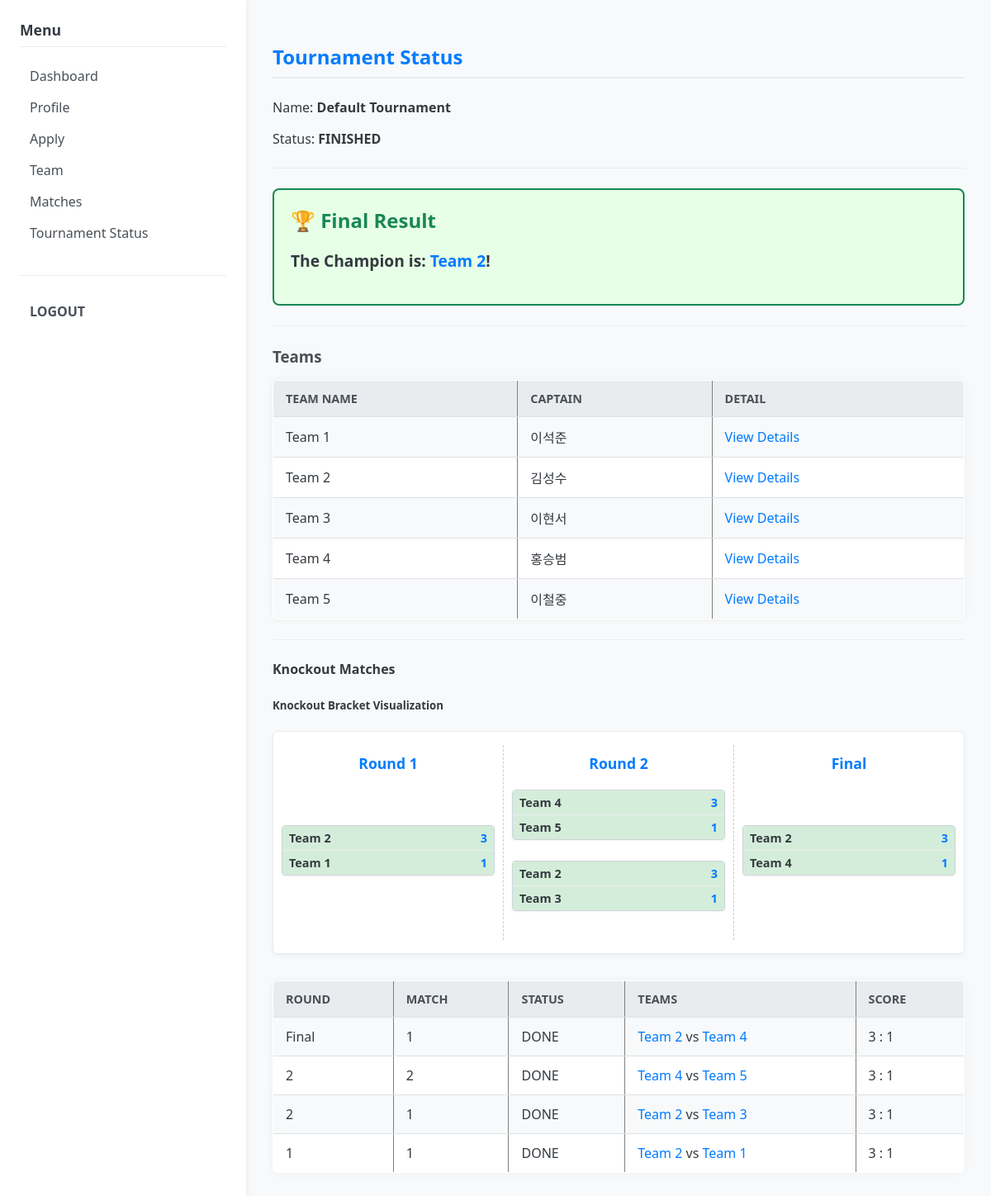
/user/tournament-status (signed in), run on the app's committed database.
### models.py (models this page shows)
class Tournament(db.Model):
    __tablename__ = "tournaments"
    id = db.Column(db.Integer, primary_key=True)
    name = db.Column(db.String(128), nullable=False)
    type = db.Column(db.String(16), default="KNOCKOUT") # 대회 방식: "KNOCKOUT", "LEAGUE", "LEAGUE_FINAL"
    status = db.Column(db.String(32), default="OPEN")  # OPEN, IN_PROGRESS, FINISHED
    current_stage = db.Column(db.String(16), default="LEAGUE") # 현재 단계: LEAGUE, PLAYOFF, FINAL 등
    created_at = db.Column(db.DateTime, default=datetime.utcnow)
    participants = db.relationship("Participant", back_populates="tournament")
    teams = db.relationship("Team", back_populates="tournament")

class Team(db.Model):
    __tablename__ = "teams"
    id = db.Column(db.Integer, primary_key=True)
    name = db.Column(db.String(64), nullable=False)
    tournament_id = db.Column(db.Integer, db.ForeignKey("tournaments.id"), nullable=False)
    captain_user_id = db.Column(db.Integer, db.ForeignKey("users.id"))
    tournament = db.relationship("Tournament", back_populates="teams")
    members = db.relationship("TeamMember", back_populates="team")
    captain = db.relationship("User", foreign_keys=[captain_user_id])

class User(db.Model):
    __tablename__ = "users"
    id = db.Column(db.Integer, primary_key=True)
    username = db.Column(db.String(64), unique=True, nullable=False)
    password_hash = db.Column(db.String(128), nullable=False)
    role = db.Column(db.String(50), default="USER")  # USER, ADMIN
    approval_status = db.Column(db.String(16), default="PENDING") # PENDING, APPROVED, REJECTED
    student_id = db.Column(db.String(20))      # 학번
    real_name = db.Column(db.String(64))       # 이름
    summoner_riot_id = db.Column(db.String(64))  # "닉네임#태그" 형식 (예: Clyde00#KR1)
    puuid = db.Column(db.String(128))
    tier = db.Column(db.String(32))
    solo_tier = db.Column(db.String(32))  # 예: "PLATINUM IV"
    flex_tier = db.Column(db.String(32))  # 예: "GOLD III"
    actual_score = db.Column(db.Integer)  # 관리자 입력 실제 점수
    primary_role = db.Column(db.String(16))
    secondary_role1 = db.Column(db.String(16))
    secondary_role2 = db.Column(db.String(16))
    created_at = db.Column(db.DateTime, default=datetime.utcnow)
    participants = db.relationship("Participant", back_populates="user")

class Match(db.Model):
    __tablename__ = "matches"
    id = db.Column(db.Integer, primary_key=True)
    tournament_id = db.Column(db.Integer, db.ForeignKey("tournaments.id"), nullable=False)
    stage = db.Column(db.String(16), default="LEAGUE")  # LEAGUE / PLAYOFF / FINAL
    round_no = db.Column(db.Integer)    # 라운드 번호(1,2,3,...)
    match_no = db.Column(db.Integer)    # 해당 라운드 내 경기 번호
    team1_id = db.Column(db.Integer, db.ForeignKey("teams.id"), nullable=False)
    team2_id = db.Column(db.Integer, db.ForeignKey("teams.id"), nullable=False)
    scheduled_at = db.Column(db.DateTime)
    status = db.Column(db.String(16), default="SCHEDULED")  # SCHEDULED / DONE
    team1_score = db.Column(db.Integer)
    team2_score = db.Column(db.Integer)
    winner_team_id = db.Column(db.Integer, db.ForeignKey("teams.id"))
    tournament = db.relationship("Tournament")
    team1 = db.relationship("Team", foreign_keys=[team1_id])
    team2 = db.relationship("Team", foreign_keys=[team2_id])
    winner_team = db.relationship("Team", foreign_keys=[winner_team_id])

### app.py (the view)
@app.route("/user/tournament-status")
@login_required(role="USER")
def user_tournament_status():
    tournament = Tournament.query.first()
    teams = []
    league_standings = None
    matches = []
    winner_team = None
    if tournament:
        teams = Team.query.filter_by(tournament_id=tournament.id).all()
        if tournament.type in ("LEAGUE", "LEAGUE_FINAL"):
            league_standings = calculate_league_standings(tournament)
        if tournament.type == "KNOCKOUT":
            matches = Match.query.filter_by(tournament_id=tournament.id).order_by(
                Match.round_no.desc(), Match.match_no.desc()
            ).all()
        if tournament.status == "FINISHED":
            winner_team = calculate_tournament_winner(tournament)
    return render_template(
        "user/tournament_status.html",
        tournament=tournament,
        teams=teams,
        league_standings=league_standings, # 템플릿에 전달
        matches=matches,                   # 템플릿에 전달
        winner_team=winner_team,           # 템플릿에 전달
    )

### app.py (called while the page is built)
def current_user():
    user_id = session.get("user_id")
    if not user_id:
        return None
    user = User.query.get(user_id)
    return user

def login_required(role=None):
    def decorator(fn):
        from functools import wraps
        @wraps(fn)
        def wrapper(*args, **kwargs):
            user = current_user()
            active_role = session.get("role")
            if not user or not active_role:
                return redirect(url_for("login_page"))
            if role and active_role != role:
                flash("Permission denied. You are logged in as " + active_role + ".")
                return redirect(url_for("login_page"))
            return fn(*args, **kwargs)
        return wrapper
    return decorator

def calculate_tournament_winner(tournament: Tournament) -> Team | None:
    if tournament.status != "FINISHED":
        return None
    if tournament.type in ("KNOCKOUT", "LEAGUE_FINAL"):
        final_match = Match.query.filter_by(
            tournament_id=tournament.id,
        ).filter(
            (Match.stage == "FINAL") | (Match.stage == "PLAYOFF")
        ).order_by(
            Match.round_no.desc(), Match.match_no.desc()
        ).first()
        if final_match and final_match.winner_team_id:
            return final_match.winner_team
        if tournament.type == "KNOCKOUT":
             pass # 현재 로직에서는 progress_tournament_if_needed가 FINISHED 상태로 만들 때 winner_team을 찾지 않으므로, 이 부분을 개선해야 함.
    elif tournament.type == "LEAGUE":
        standings = calculate_league_standings(tournament)
        if standings:
            return Team.query.get(standings[0]['team_id'])
    return None

@app.context_processor
def inject_helpers():
    return dict(
        calculate_estimated_score=calculate_estimated_score,
        get_user_score=get_user_score,
        get_member_weighted_score=get_member_weighted_score,
    )

### templates/user/tournament_status.html
{% extends "base.html" %}
{% block content %}
<h2>Tournament Status</h2>
{% if tournament %}
    <p>Name: <strong>{{ tournament.name }}</strong></p>
    <p>Status: <span style="font-weight: bold;">{{ tournament.status }}</span></p>
    <hr>
    {% if tournament.status == "FINISHED" %}
        <div class="finished-box">
            <h3>🏆 Final Result</h3>
            {% if winner_team %}
                <p style="font-size: 1.2em; font-weight: bold;">The Champion is: <a href="{{ url_for('team_detail', team_id=winner_team.id) }}">{{ winner_team.name }}</a>!</p>
            {% else %}
                <p>The winner is currently being confirmed.</p>
            {% endif %}
        </div>
        <hr>
    {% endif %}
    <h3>Teams</h3>
    {% if teams %}
        <table border="1" cellpadding="4">
            <tr>
                <th>Team Name</th>
                <th>Captain</th>
                <th>Detail</th>
            </tr>
            {% for team in teams %}
                <tr>
                    <td>{{ team.name }}</td>
                    <td>
                        {% if team.captain %}
                            {{ team.captain.real_name or team.captain.username }}
                        {% else %}
                            -
                        {% endif %}
                    </td>
                    <td>
                        <a href="{{ url_for('team_detail', team_id=team.id) }}">View Details</a>
                    </td>
                </tr>
            {% endfor %}
        </table>
        <hr>
        {% if tournament.type == "LEAGUE" or tournament.type == "LEAGUE_FINAL" %}
        <h4>League Standings</h4>
        {% if league_standings %}
        <table border="1" cellpadding="4" style="width: 100%;">
            <tr>
                <th>Rank</th>
                <th>Team</th>
                <th>Wins</th>
                <th>Losses</th>
                <th>Game Diff</th>
                <th>Points</th>
            </tr>
            {% for standing in league_standings %}
            <tr>
                <td>{{ loop.index }}</td>
                <td><a href="{{ url_for('team_detail', team_id=standing.team_id) }}">{{ standing.team_name }}</a></td>
                <td>{{ standing.W }}</td>
                <td>{{ standing.L }}</td>
                <td>{{ standing.GD }}</td>
                <td><strong>{{ standing.P }}</strong></td>
            </tr>
            {% endfor %}
        </table>
        {% else %}
            <p>League standings will appear once matches begin.</p>
        {% endif %}
        {% elif tournament.type == "KNOCKOUT" %}
            <h4>Knockout Matches</h4>
            {% if matches %}
            <div style="margin-top: 1.5rem;">
                <h5>Knockout Bracket Visualization</h5>
                {% set rounds = matches | groupby('round_no') | list %}
                {% set max_round_no = rounds[-1][0] if rounds else 0 %}
                <div class="bracket-container">
                    {% for round_no, round_matches in rounds %}
                    <div class="bracket-round">
                        <h4>
                            {% if round_no == max_round_no %}
                                Final
                            {% else %}
                                Round {{ round_no }}
                            {% endif %}
                        </h4>
                        <div class="match-group-wrapper"> {% for m in round_matches %}
                            {% set team1_is_winner = m.winner_team_id == m.team1_id %}
                            {% set team2_is_winner = m.team2_id == m.team2_id %}
                            <div class="bracket-match">
                                <div class="match-team {% if team1_is_winner %}winner{% elif m.status == "DONE" and not team1_is_winner %}loser{% endif %}">
                                    <span>{{ m.team1.name }}</span>
                                    {% if m.status == "DONE" %}
                                    <span class="score">{{ m.team1_score }}</span>
                                    {% endif %}
                                </div>
                                <div class="match-team {% if team2_is_winner %}winner{% elif m.status == "DONE" and not team2_is_winner %}loser{% endif %}">
                                    <span>{{ m.team2.name }}</span>
                                    {% if m.status == "DONE" %}
                                    <span class="score">{{ m.team2_score }}</span>
                                    {% endif %}
                                </div>
                            </div>
                        {% endfor %}
                        </div> </div>
                    {% endfor %}
                </div>
            </div>
            {% endif %}
            {% if matches %}
                <table border="1" cellpadding="4">
                    <tr>
                        <th>Round</th>
                        <th>Match</th>
                        <th>Status</th>
                        <th>Teams</th>
                        <th>Score</th>
                    </tr>
                    {% for m in matches %}
                    <tr>
                        <td>
                            {% if m.round_no == max_round_no %}
                                Final
                            {% else %}
                                {{ m.round_no }}
                            {% endif %}
                        </td>
                        <td>{{ m.match_no }}</td>
                        <td>{{ m.status }}</td>
                        <td>
                            <a href="{{ url_for('team_detail', team_id=m.team1_id) }}">{{ m.team1.name }}</a> vs
                            <a href="{{ url_for('team_detail', team_id=m.team2_id) }}">{{ m.team2.name }}</a>
                        </td>
                        <td>
                            {% if m.status == "DONE" %}
                                {{ m.team1_score }} : {{ m.team2_score }}
                            {% else %}
                                SCHEDULED
                            {% endif %}
                        </td>
                    </tr>
                    {% endfor %}
                </table>
            {% else %}
                <p>The knockout schedule has not been generated yet.</p>
            {% endif %}
        {% endif %}
    {% else %}
        <p>No teams generated yet.</p>
    {% endif %}
{% else %}
    <p>No tournament available.</p>
{% endif %}
{% endblock %}

### static/css/style.css (style rules this page uses)
body { font-family: 'Segoe UI', Tahoma, Geneva, Verdana, sans-serif; margin: 0; padding: 0; background-color: #f8f9fa; color: #343a40; }
h2 { color: #007bff; border-bottom: 2px solid #e9ecef; padding-bottom: 0.5rem; margin-bottom: 1.5rem; }
h3 { color: #495057; margin-top: 1.5rem; margin-bottom: 1rem; }
hr { border: none; border-top: 1px solid #e9ecef; margin: 1.5rem 0; }
table { width: 100%; border-collapse: collapse; margin-bottom: 1.5rem; background-color: #ffffff; box-shadow: 0 0 10px rgba(0, 0, 0, 0.05); border-radius: 6px; overflow: hidden; }
table th, table td { padding: 12px 15px; text-align: left; border-bottom: 1px solid #dee2e6; }
table th { background-color: #e9ecef; color: #495057; font-weight: 600; text-transform: uppercase; font-size: 0.9rem; }
table tr:last-child td { border-bottom: none; }
table tr:nth-child(even) { background-color: #f8f9fa; }
table a { color: #007bff; text-decoration: none; }
.finished-box { padding: 20px; border: 2px solid #198754; background-color: #e6ffe6; margin-bottom: 20px; border-radius: 8px; }
.finished-box h3 { margin-top: 0; color: #198754; font-size: 1.5rem; }
.finished-box a { color: #007bff; text-decoration: none; transition: color 0.2s; }
.bracket-container { display: flex; overflow-x: auto; padding: 1rem 0; margin-bottom: 2rem; background-color: #ffffff; border: 1px solid #e9ecef; border-radius: 6px; box-shadow: 0 2px 5px rgba(0, 0, 0, 0.05); }
.bracket-round { display: flex; flex-direction: column; justify-content: flex-start; flex-grow: 1; flex-basis: 0; min-width: 180px; padding: 10px; border-right: 1px dashed #ccc; }
.bracket-round:last-child { border-right: none; }
.match-group-wrapper { flex-grow: 1; display: flex; flex-direction: column; justify-content: center; width: 100%; }
.bracket-round h4 { text-align: center; margin-top: 0; margin-bottom: 20px; flex-shrink: 0; font-size: 1.1rem; color: #007bff; }
.bracket-match { display: flex; flex-direction: column; margin-bottom: 25px; background-color: #f8f9fa; border: 1px solid #ced4da; border-radius: 4px; box-shadow: 0 1px 3px rgba(0, 0, 0, 0.05); min-height: 50px; }
.match-team { padding: 5px 8px; font-size: 0.9rem; display: flex; justify-content: space-between; align-items: center; }
.match-team:first-child { border-bottom: 1px solid #e9ecef; }
.match-team.winner { font-weight: 600; background-color: #d4edda; }
.match-team.winner .score { color: #007bff; font-weight: 700; }
.match-team .score { font-weight: 700; margin-left: 10px; }

### data on the page
Tournament: name "Default Tournament", status "FINISHED"
Team: name "Team 2", captain "김성수"
Team: name "Team 1", captain "이석준"
Team: name "Team 3", captain "이현서"
Team: name "Team 4", captain "홍승범"
Team: name "Team 5", captain "이철중"
Match: team1.name "Team 2", team1_score "3", team2.name "Team 1", team2_score "1", round_no "1", match_no "1", status "DONE"
Match: team1.name "Team 4", team1_score "3", team2.name "Team 5", team2_score "1", round_no "2", match_no "2", status "DONE"
Match: team1.name "Team 2", team1_score "3", team2.name "Team 3", team2_score "1", round_no "2", match_no "1", status "DONE"
Match: team1.name "Team 2", team1_score "3", team2.name "Team 4", team2_score "1", round_no "Final", match_no "1", status "DONE"

### other printed values
{{ round_no }} "1" "2"
